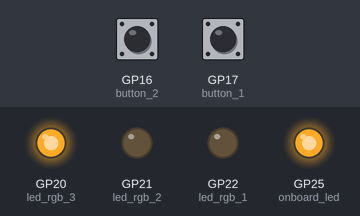
The program below on a simulated Raspberry Pi Pico running CircuitPython. On the bench: output pins drawn as LEDs (lit = HIGH). Dashed ring = blinking. The inputs (shaded band) are chosen by the test bench; at power-on: GP16 (button_2) LOW, GP17 (button_1) LOW. USB keyboard and mouse output is not drawn.

Above: at 1.2 s.
1.3 s: GP16 (button_2) pulled HIGH for 1 s
At 2.23 s:
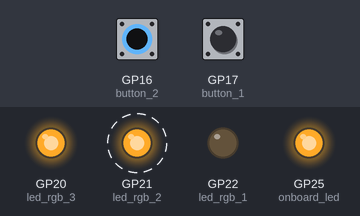
4.3 s: GP17 (button_1) pulled HIGH for 3.2 s
At 8.1 s:
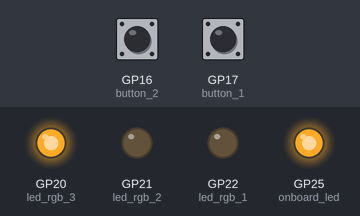
9.0 s: GP16 (button_2) pulled HIGH for 3.2 s
At 9.27 s:
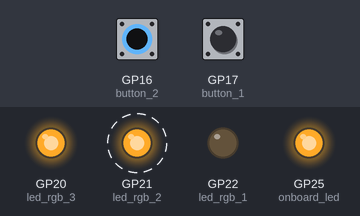
Timing chart, 0 to 13.6 s (numbered marks = the images above; inputs shaded):
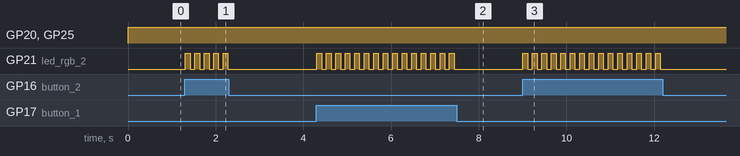

The program:

code.py
```python
import time
import board
import usb_hid
import digitalio
from adafruit_hid.keyboard import Keyboard
from adafruit_hid.keycode import Keycode

kb = Keyboard(usb_hid.devices)

button_1 = digitalio.DigitalInOut(board.GP17)
button_1.direction = digitalio.Direction.INPUT
button_1.pull = digitalio.Pull.DOWN

button_2 = digitalio.DigitalInOut(board.GP16)
button_2.direction = digitalio.Direction.INPUT
button_2.pull = digitalio.Pull.DOWN

onboard_led = digitalio.DigitalInOut(board.GP25)
onboard_led.direction = digitalio.Direction.OUTPUT

led_rgb_1 = digitalio.DigitalInOut(board.GP22)
led_rgb_2 = digitalio.DigitalInOut(board.GP21)
led_rgb_3 = digitalio.DigitalInOut(board.GP20)

led_rgb_1.direction = digitalio.Direction.OUTPUT
led_rgb_2.direction = digitalio.Direction.OUTPUT
led_rgb_3.direction = digitalio.Direction.OUTPUT

def keyboard_handle():

    while True:

        onboard_led.value = True
        led_rgb_3.value = True

        if button_1.value:

            kb.press(Keycode.CONTROL, Keycode.S)
            led_rgb_2.value = True
            time.sleep(0.1)
            kb.release(Keycode.CONTROL, Keycode.S)
            led_rgb_2.value = False
            time.sleep(0.1)

        if button_2.value:

            kb.press(Keycode.ALT, Keycode.TAB)
            led_rgb_2.value = True
            time.sleep(0.1)
            kb.release(Keycode.ALT, Keycode.TAB)
            led_rgb_2.value = False
            time.sleep(0.1)

def main():

    keyboard_handle()

main()
```

Measured:
- after the input at 1.3 s, GP21 (led_rgb_2): alternates HIGH for 0.11 s and LOW for 0.11 s, 10 changes in all, then stays LOW, starting at once
- after the input at 4.3 s, GP21 (led_rgb_2): alternates HIGH for 0.11 s and LOW for 0.11 s, 30 changes in all, then stays LOW, starting at once
- after the input at 9.0 s, GP21 (led_rgb_2): alternates HIGH for 0.11 s and LOW for 0.11 s, 30 changes in all, then stays LOW, starting at once
